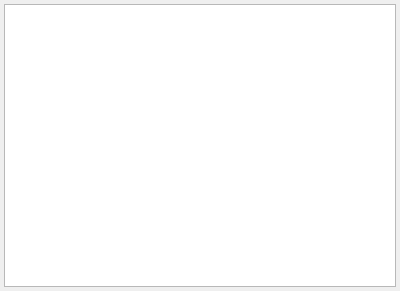
<?xml version="1.0" encoding="UTF-8"?>
<ui version="4.0">
 <class>StoreItemSelectionDialog</class>
 <widget class="QDialog" name="StoreItemSelectionDialog">
  <property name="geometry">
   <rect>
    <x>0</x>
    <y>0</y>
    <width>400</width>
    <height>291</height>
   </rect>
  </property>
  <property name="windowTitle">
   <string>Dialog</string>
  </property>
  <property name="modal">
   <bool>true</bool>
  </property>
  <layout class="QGridLayout" name="gridLayout">
   <property name="margin">
    <number>4</number>
   </property>
   <property name="spacing">
    <number>4</number>
   </property>
   <item row="0" column="0">
    <widget class="CItemListView" name="tblItems"/>
   </item>
  </layout>
 </widget>
 <customwidgets>
  <customwidget>
   <class>CItemListView</class>
   <extends>QTableView</extends>
   <header>library/ItemListView.h</header>
  </customwidget>
 </customwidgets>
 <resources/>
 <connections/>
</ui>
